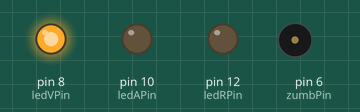
Bench run of a sketch on a simulated Arduino Uno, built with avr-gcc and run on an emulated ATmega328P. Parts: output pins drawn as LEDs (lit = HIGH), buzzer (waves = sounding, pin HIGH).

Above: at 0.1 s.
Timing chart, 0 to 1.6 s (numbered marks = the images above):
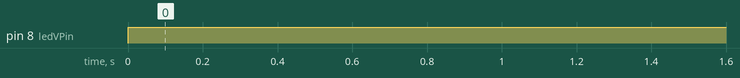

The sketch:

SalidasDigitales.ino
```cpp
/*
  Semaforo:
  Estado verde 6s
  Estado amarillo 2s- con 5 parpadeos de 0,4s
  Estado rojo 4s

  LED rojo pin 12
  LED amarillo pin 10
  LED verde pin 8
  Zumbador Pin 6

  Jose Pujol
  Octubre 2017
*/

// Declaracion de variables de tipo constante entero
const int ledRPin = 12; // LED rojo asociado al pin 12
const int ledAPin = 10; // LED amarillo asociado al pin 10
const int ledVPin = 8; // LED verde asociado al pin 8

const int zumbPin = 6; // zumbador asociado al pin 6

// la funcion set up se ejecuta una sola vez
void setup() {
  // inicializa los pines como una salida digital
  pinMode(ledRPin, OUTPUT);
  pinMode(ledAPin, OUTPUT);
  pinMode(ledVPin, OUTPUT);
  pinMode(zumbPin, OUTPUT);
}

// la funcion loop se ejecuta repetidamente de forma infinita
void loop() {
  // ESTADO SEMAFORO VERDE
  digitalWrite(ledRPin, LOW); // establece 0v en el pin del LED rojo
  digitalWrite(ledAPin, LOW); // establece 0v en el pin del LED amarillo
  digitalWrite(ledVPin, HIGH); // establece 5v en el pin del LED verde
  digitalWrite(zumbPin, LOW); // establece 0v en el pin del zumbador
  delay(6000);    // espera seis segundos

  // ESTADO SEMAFORO AMARILLO

  delay(2000);    // espera cuatro segundos
  // ESTADO SEMAFORO ROJO

  delay(4000);    // espera cuatro segundos
}
```

Measured:
- by itself, pin 8 (ledVPin): LOW → HIGH at 0.00 s
